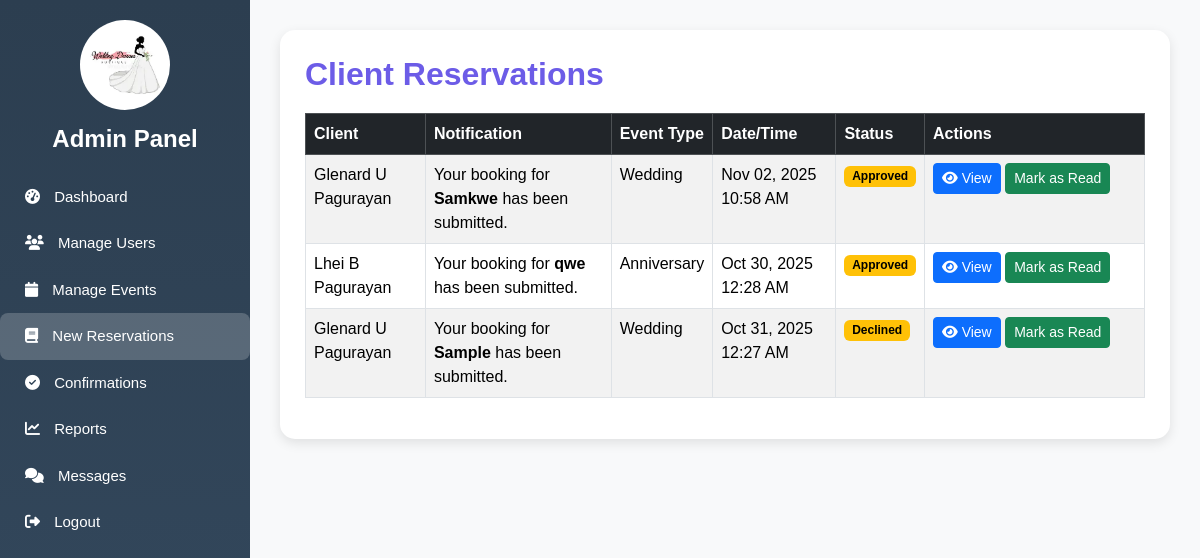
Page /reservations.php (signed in) on the earlier database version.
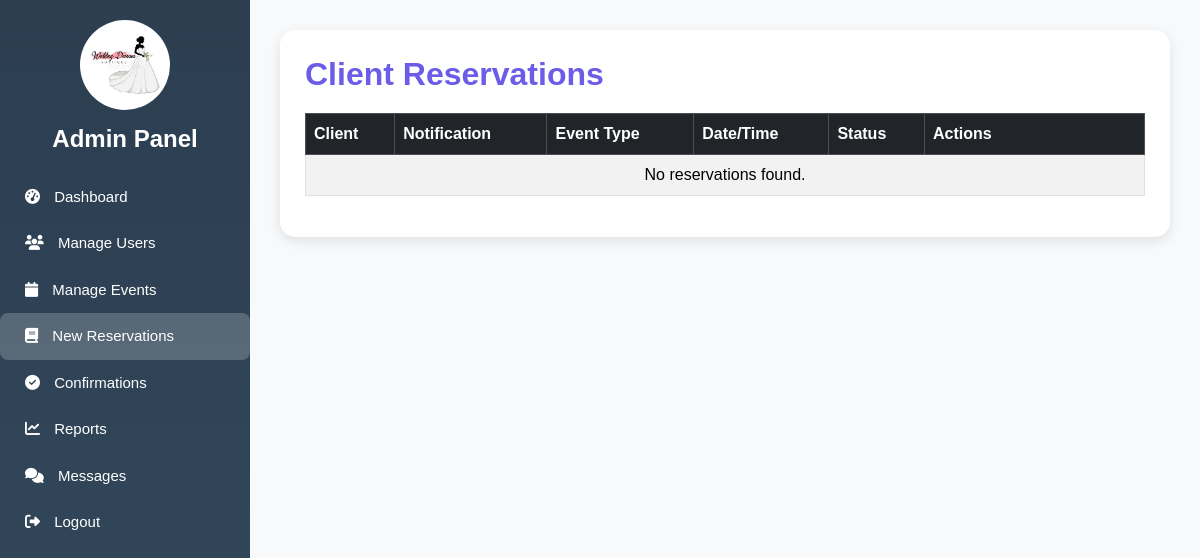
Same page on the later database version.
### tables this page shows
CREATE TABLE `bookings` (
  `id` int(11) NOT NULL,
  `firstname` varchar(100) NOT NULL,
  `middlename` varchar(100) DEFAULT NULL,
  `lastname` varchar(100) NOT NULL,
  `email` varchar(100) NOT NULL,
  `phone_number` varchar(11) NOT NULL,
  `service_type` varchar(100) NOT NULL,
  `package_name` varchar(100) DEFAULT NULL,
  `event_name` varchar(255) NOT NULL,
  `event_datetime` datetime NOT NULL,
  `location` text NOT NULL,
  `payment_method` varchar(50) DEFAULT 'Cash',
  `payment_screenshot` varchar(255) DEFAULT NULL,
  `status` varchar(50) NOT NULL DEFAULT 'Pending',
  `created_at` timestamp NOT NULL DEFAULT current_timestamp()
);

### reservations.php (the view, shortened to what this page needs)
<?php
$mysqli = new mysqli("localhost", "root", "", "bridal_event_system");
$query = "
    SELECT id, firstname, middlename, lastname, event_name, service_type, event_datetime, status, created_at
    FROM bookings
    ORDER BY created_at DESC
";
$result = $mysqli->query($query);
?>
<!DOCTYPE html>
<html lang="en">
<head>
  <link href="https://cdn.jsdelivr.net/npm/bootstrap@5.3.3/dist/css/bootstrap.min.css" rel="stylesheet">
  <link rel="stylesheet" href="https://cdnjs.cloudflare.com/ajax/libs/font-awesome/6.4.2/css/all.min.css">
</head>
<body>
  <div class="sidebar">
    <div class="logo">
      <img src="images/logo.webp" alt="Logo">
    </div>
    <h4>Admin Panel</h4>
    <a href="dashboard_admin.php"><i class="fa fa-tachometer-alt"></i> Dashboard</a>
    <a href="manage_user.php"><i class="fa fa-users"></i> Manage Users</a>
    <a href="manage_events.php"><i class="fa fa-calendar"></i> Manage Events</a>
    <a href="reservations.php" class="active"><i class="fa fa-book"></i> New Reservations</a>
    <a href="confirmations.php"><i class="fa fa-check-circle"></i> Confirmations</a>
    <a href="reports.php"><i class="fa fa-chart-line"></i> Reports</a>
    <a href="messages.php"><i class="fa fa-comments"></i> Messages</a>
    <a href="logout.php"><i class="fa fa-sign-out-alt"></i> Logout</a>
  </div>
  <div class="content">
    <div class="table-container">
      <h2>Client Reservations</h2>
      <table class="table table-bordered table-striped">
        <thead class="table-dark">
          <tr>
            <th>Client</th>
            <th>Notification</th>
            <th>Event Type</th>
            <th>Date/Time</th>
            <th>Status</th>
            <th style="width: 220px;">Actions</th>
          </tr>
        </thead>
        <tbody>
          <?php if ($result->num_rows > 0): ?>
            <?php while ($row = $result->fetch_assoc()): ?>
              <?php
                $client_name = $row['firstname'];
                if (!empty($row['middlename'])) {
                    $client_name .= ' ' . $row['middlename'];
                }
                $client_name .= ' ' . $row['lastname'];
              ?>
              <tr>
                <td><?= htmlspecialchars($client_name) ?></td>
                <td>Your booking for <strong><?= htmlspecialchars($row['event_name']) ?></strong> has been submitted.</td>
                <td><?= htmlspecialchars($row['service_type']) ?></td>
                <td><?= date("M d, Y h:i A", strtotime($row['event_datetime'])) ?></td>
                <td>
                  <span class="badge <?= $row['status'] === 'Read' ? 'badge-read' : 'badge-unread' ?>">
                    <?= htmlspecialchars($row['status']) ?>
                  </span>
                </td>
                <td>
                  <button class="btn btn-sm btn-primary mb-1" onclick="viewBooking(<?= $row['id'] ?>)"><i class="fas fa-eye"></i> View</button>
                  <?php if ($row['status'] !== 'Read'): ?>
                    <a href="reservations.php?action=read&id=<?= $row['id'] ?>" class="btn btn-sm btn-success mb-1">Mark as Read</a>
                  <?php else: ?>
                    <a href="reservations.php?action=unread&id=<?= $row['id'] ?>" class="btn btn-sm btn-warning mb-1">Mark as Unread</a>
                  <?php endif; ?>
                </td>
              </tr>
            <?php endwhile; ?>
          <?php else: ?>
            <tr>
              <td colspan="6" class="text-center">No reservations found.</td>
            </tr>
          <?php endif; ?>
        </tbody>
      </table>
    </div>
  </div>
</body>
</html>

Differences in the rows shown:
removed bookings: client_name "Glenard U Pagurayan", event_name "Samkwe", service_type "Wedding", event_datetime "Nov 02, 2025 10:58 AM", status "Approved"
removed bookings: client_name "Lhei B Pagurayan", event_name "qwe", service_type "Anniversary", event_datetime "Oct 30, 2025 12:28 AM", status "Approved"
removed bookings: client_name "Glenard U Pagurayan", event_name "Sample", service_type "Wedding", event_datetime "Oct 31, 2025 12:27 AM", status "Declined"
Other differences:
text now shown: "No reservations found."
